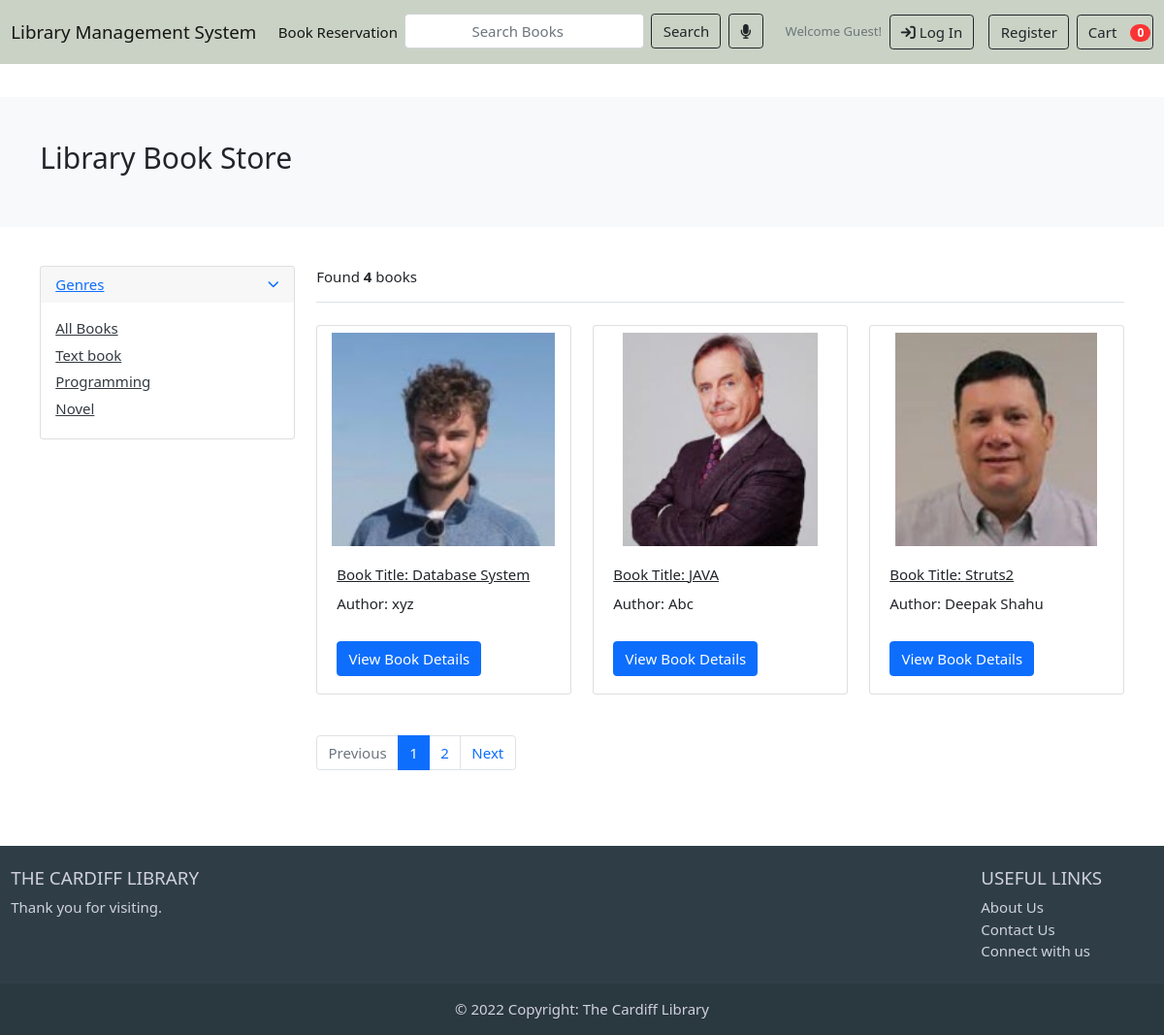
The page /bookstore/ on the database its author committed.
### genre/models.py (models this page shows, shortened)
class Genre(models.Model):
    genre_name = models.CharField(max_length=50,unique=True)
    slug = models.SlugField(max_length=100, unique=True)
    description = models.TextField(max_length=255,blank=True)
    genre_image = models.ImageField(upload_to='photo/genres',blank=True)
    def get_url(self):
        return reverse('books_by_genre',args=[self.slug])

### bookstore/models.py (models this page shows, shortened)
class Book(models.Model):
    book_title      = models.CharField(max_length=200, unique=True)
    slug            = models.SlugField(max_length=200, unique=True)
    description     = models.TextField(max_length=500, blank=True)
    author_name     = models.CharField(max_length=200, blank=True)
    publisher_name  = models.CharField(max_length=200, blank=True)
    price           = models.IntegerField(default=1,blank=True)
    Images          = models.ImageField(upload_to='photos/books')
    stock           = models.IntegerField()
    is_available    = models.BooleanField(default=True)
    genre           = models.ForeignKey(Genre, on_delete=models.CASCADE)
    created_date    = models.DateTimeField(auto_now_add=True)
    modified_date   = models.DateTimeField(auto_now=True)
    def get_url(self):
        return reverse('book_detail', args=[self.genre.slug,self.slug])

### bookstore/views.py (the view)
# urls.py: path('',views.bookstore,name='bookstore'),
def bookstore(request, genre_slug=None):
    genres = None
    books =None
    if genre_slug !=None:
        genres = get_object_or_404(Genre, slug = genre_slug)
        books = Book.objects.filter(genre = genres, is_available=True)
        paginator = Paginator(books,2)
        page = request.GET.get('page')
        paged_books = paginator.get_page(page)
        book_count = books.count()
    else:
        books = Book.objects.all().filter(is_available=True).order_by('id')
        paginator = Paginator(books,3)
        page = request.GET.get('page')
        paged_books = paginator.get_page(page)
        book_count = books.count()
    context={
        'books':paged_books,
        'book_count':book_count,
    }
    return render(request,'bookstores/bookstore.html',context)

### carts/context_processors.py (called while the page is built)
def counter(request):
    cart_count = 0
    if 'admin' in request.path:
        return{}
    else:
        try:
            cart = Cart.objects.filter(cart_id=_cart_id(request))
            if request.user.is_authenticated:
                cart_items=CartItem.objects.all().filter(user=request.user)
            else:
                cart_items = CartItem.objects.all().filter(cart = cart[:1])
            for cart_item in cart_items:
                cart_count +=cart_item.quantity
        except Cart.DoesNotExist:
            cart_count = 0
    return dict(cart_count=cart_count)

### carts/views.py (called while the page is built)
def _cart_id(request):
    cart = request.session.session_key
    if not cart:
        cart = request.session.create()
    return cart

### genre/context_processors.py (called while the page is built)
def menu_links(request):
    links = Genre.objects.all()
    return dict(links=links)

### templates/bookstores/bookstore.html (shortened to what this page needs)
{% extends 'base.html'%}
{%load static%}
{%block content%}
<html>
<head>
	<link href="{%static 'css/ui.css'%}" rel="stylesheet" type="text/css" />
	<link
		href="{%static 'css/responsive.css'%}"
		rel="stylesheet"
		media="only screen and (max-width: 1200px)"
	/>
</head>
<body>
<section class="section-pagetop bg" style="margin-top:100px">
<div class="container">
	{%if 'search' in request.path%}
	<h2 class="title-page">Search Result</h2>
	{%else%}
	<h2 class="title-page">Library Book Store</h2>
	{%endif%}
</div>
</section>
<section class="section-content padding-y">
<div class="container">
<div class="row">
	<aside class="col-md-3">
<div class="card">
	<article class="filter-group">
		<header class="card-header">
			<a href="#" data-toggle="collapse" data-target="#collapse_1" aria-expanded="true" class="">
				<i class="icon-control fa fa-chevron-down"></i>
				<h6 class="title">Genres</h6>
			</a>
		</header>
		<div class="filter-content collapse show" id="collapse_1" style="">
			<div class="card-body">
				<ul class="list-menu">
					<li><a href="{% url 'bookstore' %}">All Books </a></li>
					{% for genre in links%}
				<li><a href="{{genre.get_url}}">{{genre.genre_name}} </a></li>
				{%endfor%}
				</ul>
			</div>
		</div>
	</article>
</div>
	</aside>
	<main class="col-md-9">
<header class="border-bottom mb-4 pb-3">
		<div class="form-inline">
			<span class="mr-md-auto">Found <b>{{book_count}}</b> books</span>
		</div>
</header>
<div class="row">
	{%if books%}
	{% for book in books %}
	<div class="col-md-4">
		<figure class="card card-product-grid">
			<div class="img-wrap mt-2">
				<img src="{{book.Images.url}}" alt="Book Image">
			</div>
			<figcaption class="info-wrap">
				<div class="fix-height">
					<a href="{{book.get_url}}" class="title">Book Title: {{book.book_title}}</a>
					<div class="mt-2">
						<span >Author: {{book.author_name}}</span>
					</div>
				</div>
				<a href="{{book.get_url}}" class="btn btn-block btn-primary">View Book Details </a>
			</figcaption>
		</figure>
	</div>
	{%endfor%}
	{%else%}
	<div>
		<h2>No result found. Please try again</h2>
	</div>
	{%endif%}
</div>
<nav class="mt-4" aria-label="Page navigation sample">
	{% if books.has_other_pages%}
  <ul class="pagination">
		{% if books.has_previous%}
    <li class="page-item"><a class="page-link" href="?{%if keyword%}keyword={{keyword}}&{%endif%}page={{books.previous_page_number}}">Previous</a></li>
		{%else%}
		<li class="page-item disabled"><a class="page-link" href="#">Previous</a></li>
		{%endif%}
     {%for i in books.paginator.page_range%}
		 		{%if books.number == i%}
    		<li class="page-item active"><a class="page-link" href="#">{{i}}</a></li>
				{%else%}
				<li class="page-item"><a class="page-link" href="?{%if keyword%}keyword={{keyword}}&{%endif%}page={{i}}">{{i}}</a></li>
				{%endif%}
		{%endfor%}
		{% if books.has_next%}
    <li class="page-item"><a class="page-link" href="?{%if keyword%}keyword={{keyword}}&{%endif%}page={{books.next_page_number}}">Next</a></li>
		{%else%}
		<li class="page-item disabled"><a class="page-link" href="#">Next</a></li>
		{%endif%}
  </ul>
	{%endif%}
</nav>
	</main>
</div>
</div>
</section>
{%endblock%}

### templates/base.html (shortened to what this page needs)
{% load static %}
<!DOCTYPE html>
<html lang="en">
<head>
   <link href="https://cdn.jsdelivr.net/npm/bootstrap@5.0.2/dist/css/bootstrap.min.css" rel="stylesheet"
>
   <link rel="stylesheet" href="https://cdnjs.cloudflare.com/ajax/libs/font-awesome/6.1.2/css/all.min.css">
</head>
<body>
{% include 'includes/navbar.html'%}
{%block content%}{%endblock%}
{% include 'includes/footer.html'%}

### templates/includes/navbar.html (shortened to what this page needs)
{%load static%}
<!DOCTYPE html>
<html lang="en">
<head>
<header class="section-header">
<nav class="navbar navbar-expand-lg fixed-top navbar-light " style="background-color: #cad2c5;">
    <div class="container-fluid">
        <a class="navbar-brand" href="{% url 'home'%}">Library Management System</a>
        <div class="collapse navbar-collapse" id="navbarSupportedContent">
            <ul class="navbar-nav me-auto mb-2 mb-lg-0">
                <li class="nav-item ">
                    <a class="nav-link active" aria-current="page" href="{%url 'bookstore'%}">Book Reservation</a>
                </li>
                <li class="nav-item">
                <form action="{% url 'search'%}" class="d-flex" method="GET">
                    <input class="form-control me-2" type="search" placeholder="Search Books" aria-label="Search" name="keyword" required/>
                    <button class="btn btn-outline-dark ml-3"  type="submit">Search</button>
                </form>
                </li>
                <li class="nav-item ml-2">
                  <button class="btn btn-outline-dark ms-2" id="start-recording"><span class="left-pan"><i class="fa fa-microphone"></i></span></button>
                 </li>
            </ul>
             {% if user.id is None %}
            <ul class="navbar-nav ms-auto">
                <small class="title text-muted mt-3 text-black" style="color: black;">Welcome Guest!</small>
                <li class="nav-item ms-auto">
                    <a class="nav-link active" aria-current="page" href="{%url 'login'%}">
                        <button type="button" class="btn btn-outline-dark"><i
                                class="fa-solid fa-arrow-right-to-bracket"></i> Log In</button>
                    </a>
                </li>
                <li class="nav-item ms-auto">
                    <a class="nav-link active" aria-current="page" href="{%url 'register'%}"><button type="button"
                            class="btn btn-outline-dark ">Register</button></a>
                </li>
            </ul>
            {% endif %}
            <a href="{%url 'cart'%}" class="btn btn-outline-dark ml-3">
              Cart
              <span class="badge badge-pill badge-danger notify">{{cart_count}}</span>
            </a>
        </div>
    </div>
</nav>
</header>
<body>
  <html>

### templates/includes/footer.html (shortened to what this page needs)
    <footer class="text-black text-center text-lg-start mt-4 row" style="background-color: #2f3e46;">
        <div class="container p-4">
            <div class="row">
                <div class="col-lg-10 col-md-12 mb-4 mb-md-0">
                    <h5 class="text-uppercase" style="color: #d1d1e0">The Cardiff Library</h5>
                    <p style="color: #d1d1e0">
                        Thank you for visiting.
                    </p>
                </div>
                <div class="col-lg-2 col-md-6 mb-4 mb-md-0">
                    <h5 class="text-uppercase" style="color: #d1d1e0">Useful Links</h5>
                    <ul class="list-unstyled mb-0">
                        <li>
                            <a href="#!" class="text-black" style="text-decoration: none; color: #d1d1e0;">About
                                Us</a>
                        </li>
                        <li>
                            <a href="#!" class="text-black" style="text-decoration: none; color:  #d1d1e0
                            ;">Contact
                                Us</a>
                        </li>
                        <li>
                            <a href="#!" class="text-black" style="text-decoration: none; color: #d1d1e0
                            ;">Connect with
                                us</a>
                        </li>
                    </ul>
                </div>
            </div>
        </div>
        <div class="text-center p-3" style="background-color: rgba(0, 0, 0, 0.1);
        color: #d1d1e0;">
            © 2022 Copyright:
            <a class="text-black" href="#" style="text-decoration: none; color: #d1d1e0">The Cardiff Library</a>
        </div>
    </footer>

### static/css/ui.css (style rules this page uses)
html { font-family: "Inter", sans-serif; font-size: 15px; }
.img-wrap { text-align: center; display: block; }
.img-wrap img { max-width: 100%; }
.padding-y { padding-top: 40px; padding-bottom: 40px; }
figure { margin-bottom: 0; }
article:after, .form-group:after { display: block; clear: both; content: ""; }
.bg { background-color: #f8f9fa; }
.title-page { color: #212529; }
p:last-child { margin-bottom: 0; }
[class*=list-] li:after { visibility: hidden; display: block; content: ""; overflow: hidden; height: 0; clear: both; }
.list-menu { list-style: none; margin: 0; padding-left: 0; }
.list-menu li { margin-bottom: 5px; }
.list-menu a { color: #343a40; }
[class*=card-product] a.title { color: #212529; display: block; }
[class*=card-product] .img-wrap { overflow: hidden; position: relative; }
[class*=card-product] .img-wrap img { height: 100%; max-width: 100%; width: auto; display: inline-block; -o-object-fit: cover; object-fit: cover; }
.card-product-grid { margin-bottom: 20px; }
.card-product-grid .img-wrap { border-radius: 0.2rem 0.2rem 0 0; height: 220px; }
.card-product-grid .info-wrap { overflow: hidden; padding: 18px 20px; }
.card-product-grid .fix-height { height: 80px; overflow: hidden; }
.card .img-wrap { overflow: hidden; }
.notify { position: absolute; top: -4px; right: -10px; display: inline-block; padding: 0.25em 0.6em; font-size: 12px; line-height: 1; text-align: center; border-radius: 3rem; color: #fff; background-color: #fa3434; }
.icon-control { margin-top: 5px; float: right; font-size: 80%; }
.card-header .title { margin-bottom: 0; line-height: 1.5; }
.filter-group { border-bottom: 1px solid #e4e4e4; }
.filter-group .card-header { border-bottom: 0; }
.filter-group:last-child { border-bottom: 0; }
.section-pagetop { padding: 45px 0; }

### templates/includes/navbar.html (style rules this page uses)
input { border: 1px solid rgb(46, 189, 235); border-radius: 3px; font-size: 1em; outline: none; padding: .2em .4em; width: 60px; text-align: center; }

### rows shown on the page
Genre: genre_name "Text book"
Genre: genre_name "Programming"
Genre: genre_name "Novel"
Book: Images (picture), book_title "Database System", author_name "xyz"
Book: Images (picture), book_title "JAVA", author_name "Abc"
Book: Images (picture), book_title "Struts2", author_name "Deepak Shahu"

### other values the page prints
{{ cart_count }} "0"
{{ book_count }} "4"
{{ i }} "1"
{{ i }} "2"
